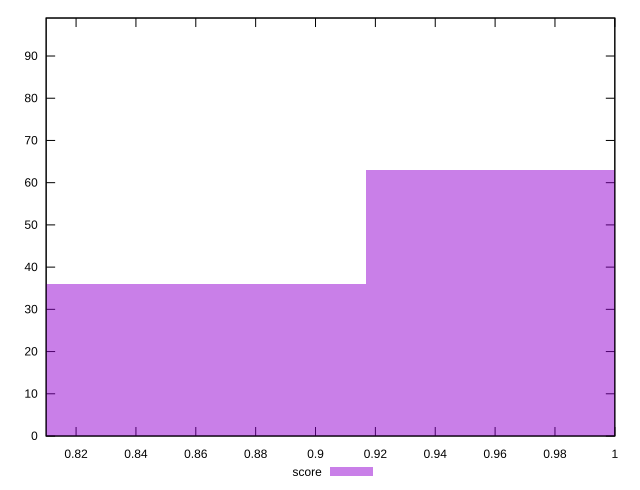

Write the gnuplot code that produced this figure.
reset

$score <<EOF
0.8462259179610501 36
0.9872635709545584 63
EOF

set key outside below
set boxwidth 0.14103765299350834
set xrange [0.81:1]
set yrange [0:99]
set trange [0:99]
set style fill transparent solid 0.5 noborder
set terminal svg size 640, 490 enhanced background rgb 'white'
set output "report/report_00029_2021-02-24T13-36-40.390Z/unminified-javascript/samples/card/score/histogram.svg"

plot $score title "score" with boxes

reset
